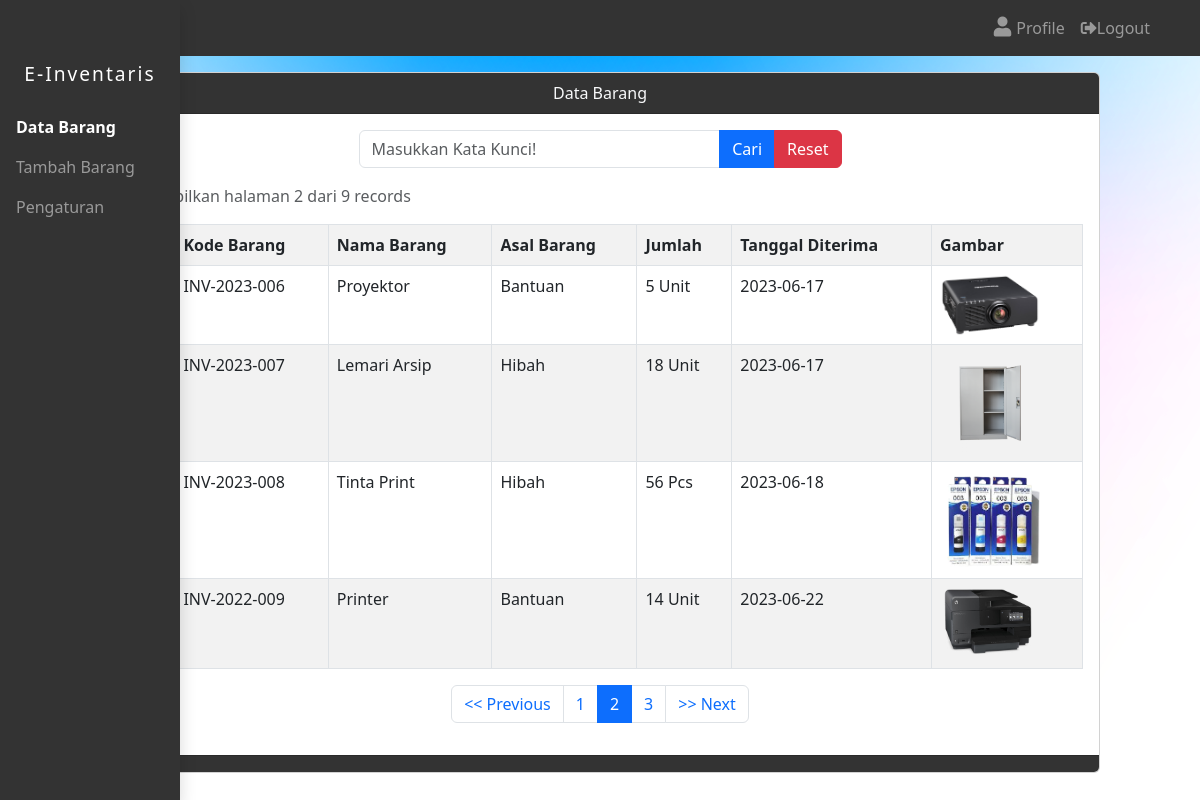
The page /dashboard.php?page=2 on the database its author committed.
### tables this page shows
CREATE TABLE `barang` (
  `id_barang` int(11) NOT NULL,
  `kode` varchar(15) NOT NULL,
  `nama` varchar(100) NOT NULL,
  `gambar` varchar(255) NOT NULL,
  `asal` varchar(25) NOT NULL,
  `jumlah` int(4) NOT NULL,
  `satuan` varchar(15) NOT NULL,
  `tanggal_diterima` date NOT NULL,
  `tanggal_simpan` timestamp NOT NULL DEFAULT current_timestamp() ON UPDATE current_timestamp()
);

### dashboard.php (the view, shortened to what this page needs)
<?php
include 'koneksi.php';
$limit = 4;
$page = isset($_GET['page']) ? $_GET['page'] : 1;
$start = ($page - 1) * $limit;
if (isset($_POST['bcari'])) {
    $keyword = $_POST['tcari'];
    $show = mysqli_query($koneksi, "SELECT * FROM barang WHERE kode LIKE '%$keyword%' OR nama LIKE '%$keyword%' OR asal LIKE '%$keyword%' ORDER BY id_barang ASC");
} else {
    $show = mysqli_query($koneksi, "SELECT * FROM barang ORDER BY id_barang ASC LIMIT $start, $limit");
}
$totalRecords = mysqli_num_rows(mysqli_query($koneksi, "SELECT * FROM barang"));
$totalPages = ceil($totalRecords / $limit);
?>
<!DOCTYPE html>
<html lang="en">
<head>
    <link href="https://cdn.jsdelivr.net/npm/bootstrap@5.3.0/dist/css/bootstrap.min.css" rel="stylesheet">
    <link rel="stylesheet" href="https://cdnjs.cloudflare.com/ajax/libs/font-awesome/5.15.4/css/all.min.css" />
</head>
<body>
    <nav class="navbar navbar-expand-lg" style="background-color: #333;">
        <div class="container">
        <a class="navbar-brand" href="#" id="navbarBrand" style="color: white;">&#9776;</a>
            <div class="collapse navbar-collapse" id="navbarNav">
                <ul class="navbar-nav ms-auto">
                    <li class="nav-item">
                        <a class="nav-link" href="user.php"><i class="fas fa-user user-icon"></i>Profile</a>
                    </li>
                    <li class="nav-item">
                        <a class="nav-link logout-btn" onclick="logout()"><i class="fas fa-sign-out-alt"></i>Logout</a>
                    </li>
                </ul>
            </div>
        </div>
    </nav>
    <div class="d-flex">
        <div class="sidebar" id="sidebar">
            <h4 class="sidebar-heading">E-Inventaris</h4>
            <ul class="nav flex-column">
                <li class="nav-item">
                    <a class="nav-link active-link" aria-current="page" href="dashboard.php">Data Barang</a>
                </li>
                <li class="nav-item">
                    <a class="nav-link" href="input.php">Tambah Barang</a>
                </li>
                <li class="nav-item">
                    <a class="nav-link" href="dashboard-edit.php">Pengaturan</a>
                </li>
            </ul>
        </div>
    <div class="container-fluid">
        <div class="card mt-3 mx-auto" style="max-width: 1000px;">
            <div class="card-header text-light text-center" style="background-color: #333;">
                Data Barang
            </div>
            <div class="card-body">
                <div class="col-md-6 mx-auto">
                    <form method="POST">
                        <div class="input-group mb-3">
                            <input type="text" name="tcari" class="form-control" placeholder="Masukkan Kata Kunci!">
                            <button class="btn btn-primary" name="bcari" type="submit">Cari</button>
                            <button class="btn btn-danger" name="breset" type="submit">Reset</button>
                        </div>
                    </form>
                </div>
                <p class="text-muted">Menampilkan halaman <?= $page ?> dari <?= $totalRecords ?> records</p>
                <table class="table table-striped table-hover table-bordered">
                    <tr>
                        <th>No.</th>
                        <th>Kode Barang</th>
                        <th>Nama Barang</th>
                        <th>Asal Barang</th>
                        <th>Jumlah</th>
                        <th>Tanggal Diterima</th>
                        <th>Gambar</th>
                    </tr>
                    <?php
                    $no = $start + 1;
                    while ($data = mysqli_fetch_array($show)) {
                        ?>
                        <tr>
                            <td><?= $no++ ?></td>
                            <td><?= $data['kode'] ?></td>
                            <td><?= $data['nama'] ?></td>
                            <td><?= $data['asal'] ?></td>
                            <td><?= $data['jumlah'] ?> <?= $data['satuan'] ?></td>
                            <td><?= $data['tanggal_diterima'] ?></td>
                            <td>
                                <?php if (!empty($data['gambar'])) : ?>
                                    <img src="img/<?= $data['gambar'] ?>" alt="Gambar Barang" width="100">
                                <?php else : ?>
                                    <p>No Image</p>
                                <?php endif; ?>
                            </td>
                        </tr>
                    <?php
                    }
                    ?>
                </table>
                <?php if ($totalPages > 1) : ?>
                    <div class="text-center">
                        <nav aria-label="Page navigation">
                            <ul class="pagination justify-content-center">
                                <?php if ($page > 1) : ?>
                                    <li class="page-item">
                                        <a class="page-link" href="dashboard.php?page=<?= $page - 1 ?>"> << Previous</a>
                                    </li>
                                <?php endif; ?>
                                <?php for ($i = 1; $i <= $totalPages; $i++) : ?>
                                    <li class="page-item <?= $i == $page ? 'active' : '' ?>">
                                        <a class="page-link" href="dashboard.php?page=<?= $i ?>"><?= $i ?></a>
                                    </li>
                                <?php endfor; ?>
                                <?php if ($page < $totalPages) : ?>
                                    <li class="page-item">
                                        <a class="page-link" href="dashboard.php?page=<?= $page + 1 ?>"> >> Next</a>
                                    </li>
                                <?php endif; ?>
                            </ul>
                        </nav>
                    </div>
                <?php endif; ?>
            </div>
            <div class="card-footer" style="background-color: #333;">
            </div>
        </div>
    </div>
</div>
</body>
</html>

### dashboard.php (style rules this page uses)
body { background-image: url('img/inv8.jpg'); background-size: cover; background-repeat: no-repeat; }
.sidebar { position: fixed; top: 0; bottom: 0; left: 0; z-index: 100; padding: 48px 0; box-shadow: 0 0.5rem 1rem rgba(0, 0, 0, 0.15); background-color: #333; color: #fff; overflow-y: auto; width: 180px; transition: left 0.3s ease-out; }
.sidebar-heading { text-align: center; padding: 0.875rem 0; font-size: 1.2rem; letter-spacing: 2px; }
.nav-link { color: rgba(255, 255, 255, 0.5); }
.navbar-nav { align-items: center; }
.active-link { color: #fff !important; font-weight: bold; }
.navbar .nav-item:last-child .nav-link { margin-right: 0; }
.user-icon { font-size: 20px; margin-right: 5px; }
.logout-btn { color: rgba(255, 255, 255, 0.5); cursor: pointer; }

### rows shown on the page
barang: kode "INV-2023-006", nama "Proyektor", asal "Bantuan", jumlah "5", satuan "Unit", tanggal_diterima "2023-06-17", gambar (picture)
barang: kode "INV-2023-007", nama "Lemari Arsip", asal "Hibah", jumlah "18", satuan "Unit", tanggal_diterima "2023-06-17", gambar (picture)
barang: kode "INV-2023-008", nama "Tinta Print", asal "Hibah", jumlah "56", satuan "Pcs", tanggal_diterima "2023-06-18", gambar (picture)
barang: kode "INV-2022-009", nama "Printer", asal "Bantuan", jumlah "14", satuan "Unit", tanggal_diterima "2023-06-22", gambar (picture)

### other values the page prints
$page "2"
$totalRecords "9"
